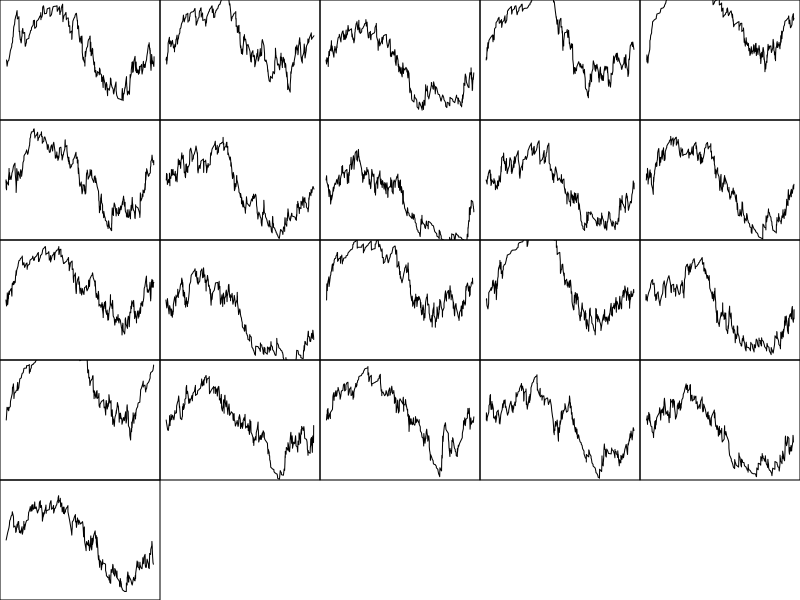

The R source for this figure:
update<-function(th,b,resp,K=1) {
    p<-1/(1+exp(-(th-b)))
    th.new<-th+K*(resp-p)
    c(th.new)
}
invlogit<-function(x) 1/(1+exp(-x))
rmse<-function(x) sqrt(mean(x^2))
est.fixed<-function(df,K) {
    id<-unique(df$id)
    item<-unique(df$item)
    ##initialize first value
    df<-df[order(df$t),]
    for (i in id) {
        ii<-which(i==df$id)
        df$th0[ii[1]]<-0
    }
    ##estimate
    for (i in 1:nrow(df)) {
        test<-is.na(df$th0[i])
        if (test) {
            z<-df[df$id==df$id[i] & df$t<df$t[i],,drop=FALSE]
            th0<-z$th0[nrow(z)]
            b0<-df$b[i]
            pars<-update(th0,b0,df$resp[i],K=K)
            df$th0[i]<-pars[1]
        } else {#also set single NA values to 0
            df$th0[i]<-0
        }
    }
    df
}

sim.growth<-function(Np,Ni,N,prop.grow=.25) {
    id<-1:Np
    item<-paste("item",1:Ni)
    L<-list()
    for (i in 1:N) {
        id0<-sample(id,1)
        item0<-sample(item,1)
        L[[i]]<-data.frame(id=id0,item=item0)
    }
    df<-data.frame(do.call("rbind",L))
    df$t<-1:nrow(df)
    z<-data.frame(id=id,th=rnorm(Np),gr=rbinom(Np,1,prop.grow)) #gr is the growth group
    df<-merge(df,z)
    z<-data.frame(item=item,b=rnorm(Ni))
    df<-merge(df,z)
    ##
    T<-max(df$t)
    df$th<-ifelse(df$gr==1,df$th+2*sin(2*df$t*pi/T),df$th) ##this is now much wackier
    ##
    df$p<-invlogit(df$th-df$b)
    df$resp<-rbinom(nrow(df),1,df$p)
    df$th0<-NA
    df
}

set.seed(101010)
Np<-50
Ni<-150
xxx<-sim.growth(Np=Np,Ni=Ni,N=20000,prop.grow=.5)

out<-list()
K<-.5 ##feel free to experiment with K
df<-est.fixed(df=xxx,K=K)
##
ff<-function(x) x[nrow(x),,drop=FALSE]
##
L<-split(df,df$id)
x<-data.frame(do.call("rbind",lapply(L,ff)))
c1<-cor(x$th,x$th0)
e1<-rmse(x$th-x$th0)
out[[as.character(K)]]<-c(c1,e1)

##plots of the growers
z<-df[df$gr==1,]
L<-split(z,z$id)
par(mfrow=c(5,5),mar=c(0,0,0,0))
for (i in 1:length(L)) {
    plot(NULL,xlim=c(1,nrow(df)),ylim=c(-3,3),xaxt='n',yaxt='n')
    lines(L[[i]]$t,L[[i]]$th0)
}


